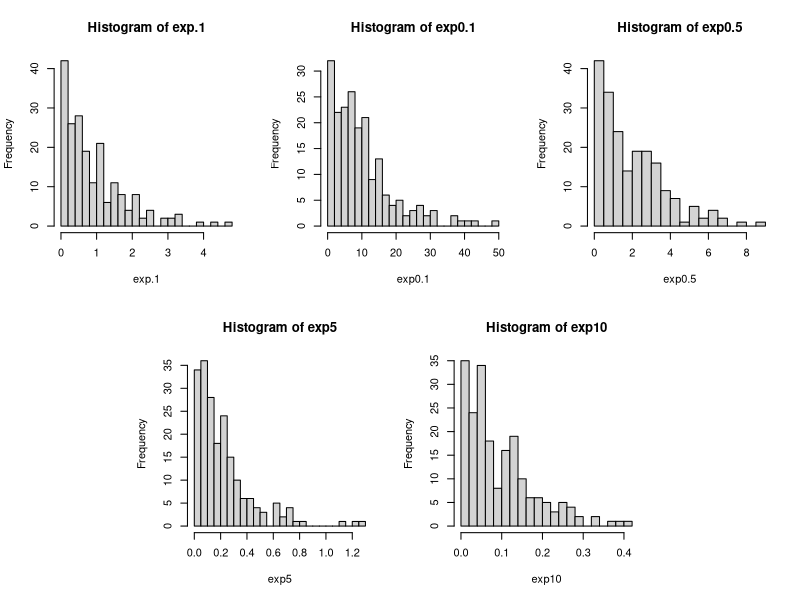
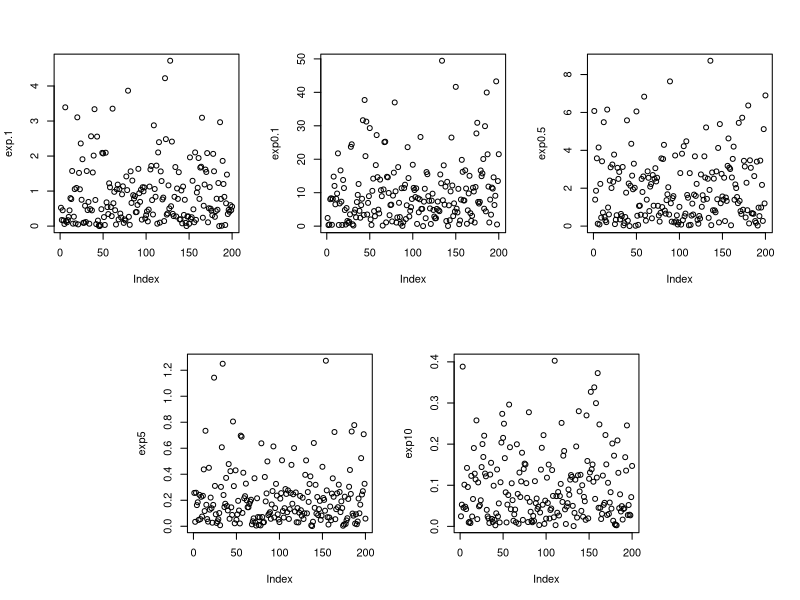
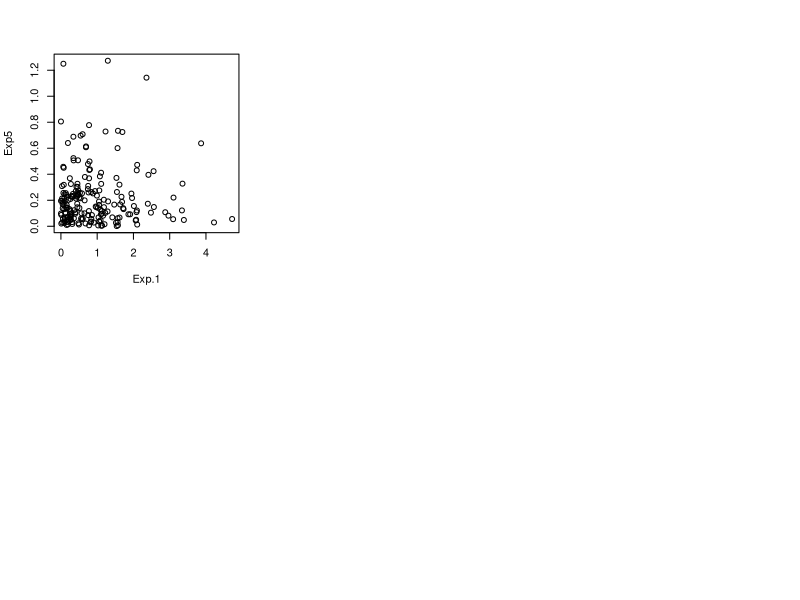
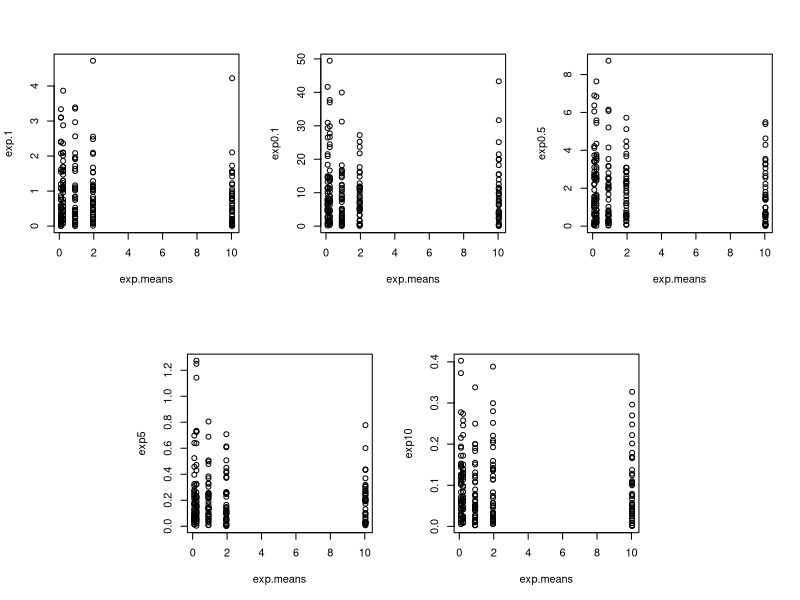
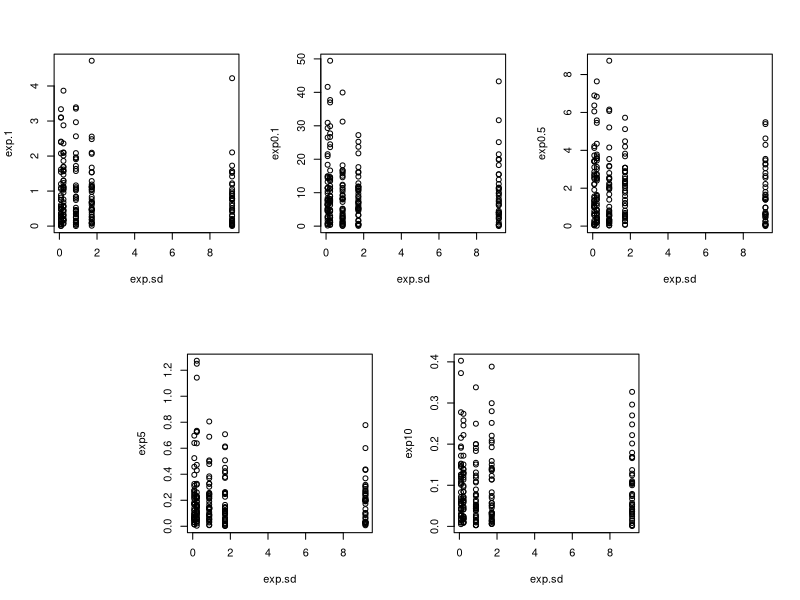
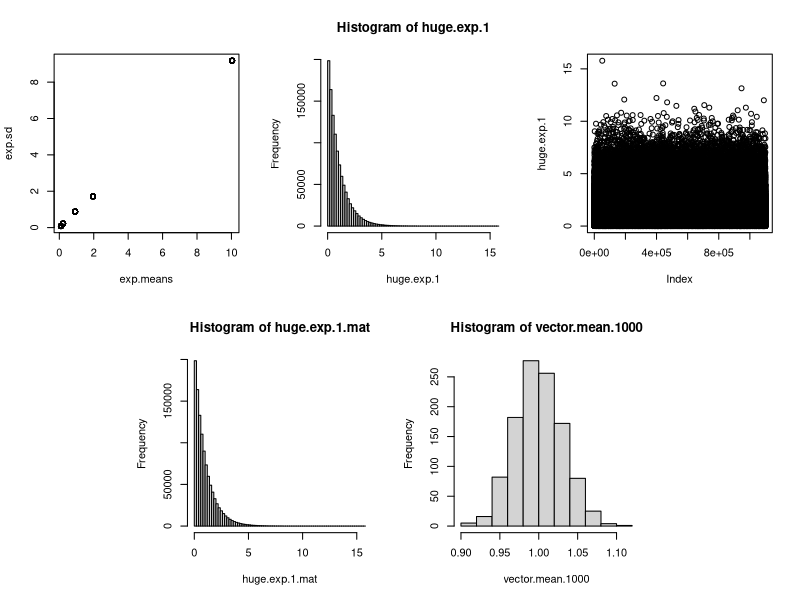

Source code (R) for these figures, in order:
## ---- chunk 1
exp.1 <- rexp(n=200,rate = 1)
exp0.1 <- rexp(n=200,rate = 0.1)
exp0.5 <- rexp(n=200,rate = 0.5)
exp5 <- rexp(n=200,rate = 5)
exp10 <- rexp(n=200,rate = 10)
layout(mat=matrix(c(1,1,2,2,3,3,0,4,4,5,5,0), nrow = 2, byrow=TRUE))

hist(exp.1,breaks = 20)
hist(exp0.1,breaks = 20)
hist(exp0.5,breaks = 20)
hist(exp5,breaks = 20)
hist(exp10,breaks = 20)
## ---- chunk 2
layout(mat=matrix(c(1,1,2,2,3,3,0,4,4,5,5,0), nrow = 2, byrow=TRUE))
plot(exp.1)
plot(exp0.1)
plot(exp0.5)
plot(exp5)
plot(exp10)
## ---- chunk 3
plot(exp.1, exp5, xlab = "Exp.1", ylab = "Exp5")
## ---- chunk 4
exp.means <- rep(c(mean(exp.1),mean(exp0.1),mean(exp0.5),mean(exp5),mean(exp10)),times=40)

exp.sd <- rep(c(sd(exp.1),sd(exp0.1),sd(exp0.5),sd(exp5),sd(exp10)),times=40)
## ---- chunk 5
layout(mat=matrix(c(1,1,2,2,3,3,0,4,4,5,5,0), nrow = 2, byrow=TRUE))
plot(exp.means,exp.1)
plot(exp.means,exp0.1)
plot(exp.means,exp0.5)
plot(exp.means,exp5)
plot(exp.means,exp10)

## ---- chunk 6
layout(mat=matrix(c(1,1,2,2,3,3,0,4,4,5,5,0), nrow = 2, byrow=TRUE))
plot(exp.sd,exp.1)
plot(exp.sd,exp0.1)
plot(exp.sd,exp0.5)
plot(exp.sd,exp5)
plot(exp.sd,exp10)

## ---- chunk 7
plot(exp.means,exp.sd)
## ---- chunk 8
huge.exp.1 <- rexp(n=1100000)
mean(huge.exp.1)
sd(huge.exp.1)
## ---- chunk 9
hist(huge.exp.1,breaks = 100)
plot(huge.exp.1)
## ---- chunk 10
mean(huge.exp.1[huge.exp.1>1])
## ---- chunk 11
huge.exp.1.mat <- matrix(huge.exp.1,ncol=1100)
hist(huge.exp.1.mat,breaks = 100)
## ---- chunk 12
mean(huge.exp.1.mat[,137])
## ---- chunk 13
vector.mean.1000 <- colMeans(huge.exp.1.mat)
hist(vector.mean.1000)
## ---- chunk 14
huge.exp.1.pow2 <- huge.exp.1^2
mean(huge.exp.1.pow2)
sd(huge.exp.1.pow2)
